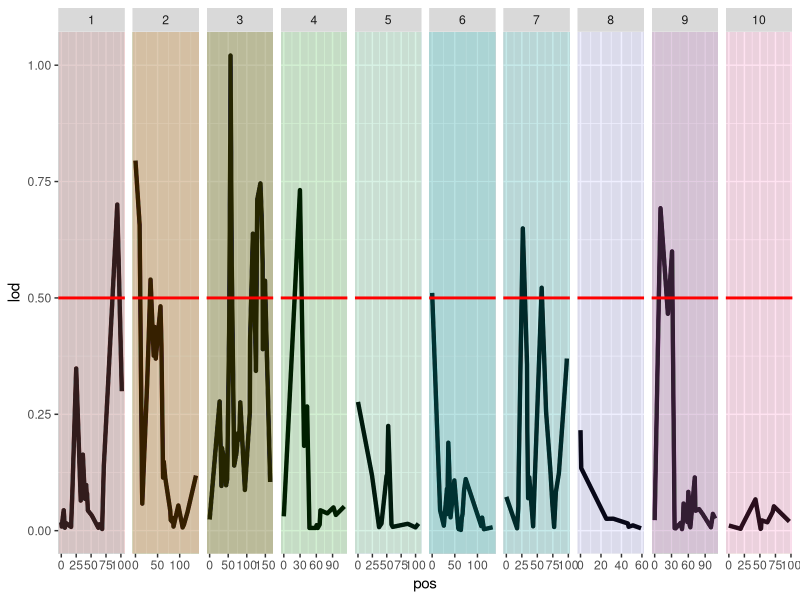

Recreate this plot in R.
# root_qtl.R

# pick a threshold for the log scores
library(ggplot2)

setwd("~/Desktop/Lab/Maloof Lab/QTL_Visualization/")

qtl <- read.csv("chr_pos_lod_name.csv")

ggplot(qtl, aes(pos, lod)) +
  geom_line(size = 1.5) +
  facet_grid(. ~ chr, scales = "free_x") + 
  geom_rect(aes(fill = as.factor(chr)),xmin = -Inf,xmax = Inf, ymin = -Inf,ymax = Inf,alpha = 0.01) +
  geom_hline(yintercept = 0.50, color = "red", size = 1) +
  theme(legend.position = "none")
